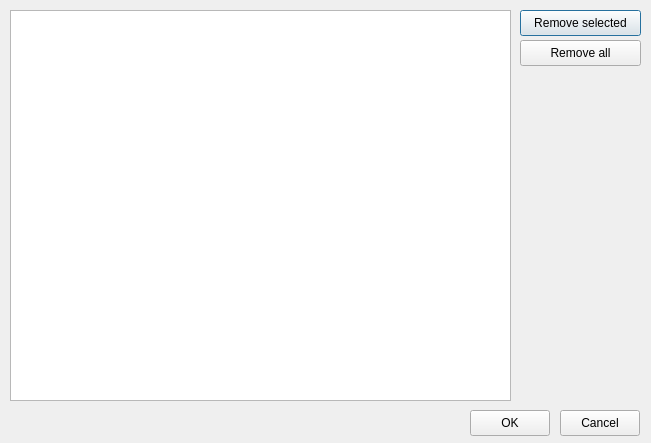
<?xml version="1.0" encoding="UTF-8"?>
<ui version="4.0">
 <class>ManageLipidomes</class>
 <widget class="QDialog" name="ManageLipidomes">
  <property name="geometry">
   <rect>
    <x>0</x>
    <y>0</y>
    <width>651</width>
    <height>443</height>
   </rect>
  </property>
  <property name="windowTitle">
   <string>Manage lipidomes</string>
  </property>
  <property name="whatsThis">
   <string notr="true"/>
  </property>
  <property name="modal">
   <bool>true</bool>
  </property>
  <widget class="QListWidget" name="listView">
   <property name="geometry">
    <rect>
     <x>10</x>
     <y>10</y>
     <width>501</width>
     <height>391</height>
    </rect>
   </property>
  </widget>
  <widget class="QPushButton" name="removeSelectedButton">
   <property name="geometry">
    <rect>
     <x>520</x>
     <y>10</y>
     <width>121</width>
     <height>26</height>
    </rect>
   </property>
   <property name="text">
    <string>Remove selected</string>
   </property>
  </widget>
  <widget class="QPushButton" name="removeAllButton">
   <property name="geometry">
    <rect>
     <x>520</x>
     <y>40</y>
     <width>121</width>
     <height>26</height>
    </rect>
   </property>
   <property name="text">
    <string>Remove all</string>
   </property>
  </widget>
  <widget class="QPushButton" name="okButton">
   <property name="geometry">
    <rect>
     <x>470</x>
     <y>410</y>
     <width>80</width>
     <height>26</height>
    </rect>
   </property>
   <property name="text">
    <string>OK</string>
   </property>
  </widget>
  <widget class="QPushButton" name="cancelButton">
   <property name="geometry">
    <rect>
     <x>560</x>
     <y>410</y>
     <width>80</width>
     <height>26</height>
    </rect>
   </property>
   <property name="text">
    <string>Cancel</string>
   </property>
  </widget>
 </widget>
 <resources/>
 <connections/>
</ui>
